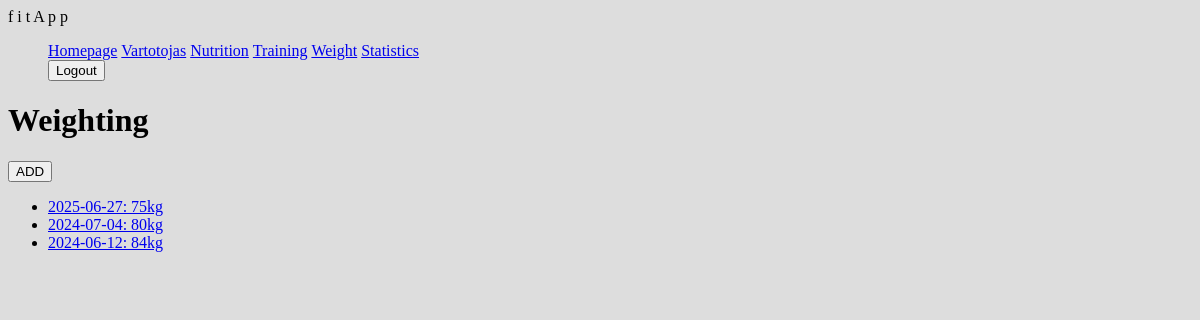
The app's page /fitness/weighting/ (signed in) with its own data.
### fitness/models.py (models this page shows)
class Weighting(models.Model):
    athlete = models.ForeignKey(User, on_delete=models.SET_NULL, null=True)
    weight = models.IntegerField('Weight')
    date = models.DateField('Date', default=date.today)
    def __str__(self):
        return f"{self.date}:  {self.weight}kg"

### fitness/views.py (the view)
# urls.py: path('weighting/', views.WeightingListView.as_view(), name= 'weighting'),
class WeightingListView(LoginRequiredMixin, ListView):
    model = Weighting
    template_name = 'weighting.html'
    def get_queryset(self):
        return Weighting.objects.filter(athlete=self.request.user).order_by('-date')

### templates/weighting.html
{% extends "base.html" %}
{% block content %}
    <h1>Weighting</h1>
     <a href="{% url 'weighting-add' %}"><button>ADD</button></a>
    {% if weighting_list %}
    <ul>
        {% for day in weighting_list %}
            <li id="days">
            <a  href="{% url 'weighting-update' day.pk %}">{{ day }} </a>
            </li>
        {% endfor %}
    </ul>
    {% else %}
      <p>You have not recorded your weight yet.</p>
    {% endif %}
{% endblock %}

### templates/base.html (shortened to what this page needs)
<!DOCTYPE html>
<html>
<head>
  {% load static %}
  <link rel="stylesheet" href="{% static 'css/styles.css' %}">
</head>
<body>
 <nav class="navbar" >
  <div class="container-fluid">
    <a class="navbar-brand">f i t A p p</a>
    <ul class="navbar-nav mx-2">
      <li class="nav-item active"><a class="nav-link" href="{% url 'index' %}">Homepage</a></li>
      {% if user.is_authenticated %}
          <li class="nav-item">
              <a class="nav-link" href="{% url 'profile' %}">{{ user.get_username }}</a>
          </li>
          <li class="nav-item active"><a class="nav-link" href="{% url 'nutrition' %}">Nutrition</a></li>
          <li class="nav-item active"><a class="nav-link" href="{% url 'workouts' %}">Training</a></li>
          <li class="nav-item active"><a class="nav-link" href="{% url 'weighting' %}">Weight</a></li>
          <li class="nav-item active"><a class="nav-link" href="{% url 'chart-view' %}">Statistics</a></li>
          <li class="nav-item">
            <form method="post" action="{% url 'logout' %}">
                <button type="submit" id="destroy">Logout</button>
            </form>
          </li>
      {% else %}
        <li class="nav-item"><a class="nav-link" href="{% url 'login'%}">Login</a></li>
        <li class="nav-item"><a class="nav-link" href="{% url 'register'%}">Sign up</a></li>
      {% endif %}
    </ul>
  </div>
 </nav>
 <div class="col-sm-10 ">
      {% block content %}
      {% endblock %}
 </div>
</body>
</html>

### fitness/static/css/styles.css (style rules this page uses)
body { background: #dddddd; }
li.nav-item { display: inline; }

### records on screen
Weighting: date+weight "2025-06-27: 75kg"
Weighting: date+weight "2024-07-04: 80kg"
Weighting: date+weight "2024-06-12: 84kg"

### other values on screen
{{ user.get_username }} "Vartotojas"
